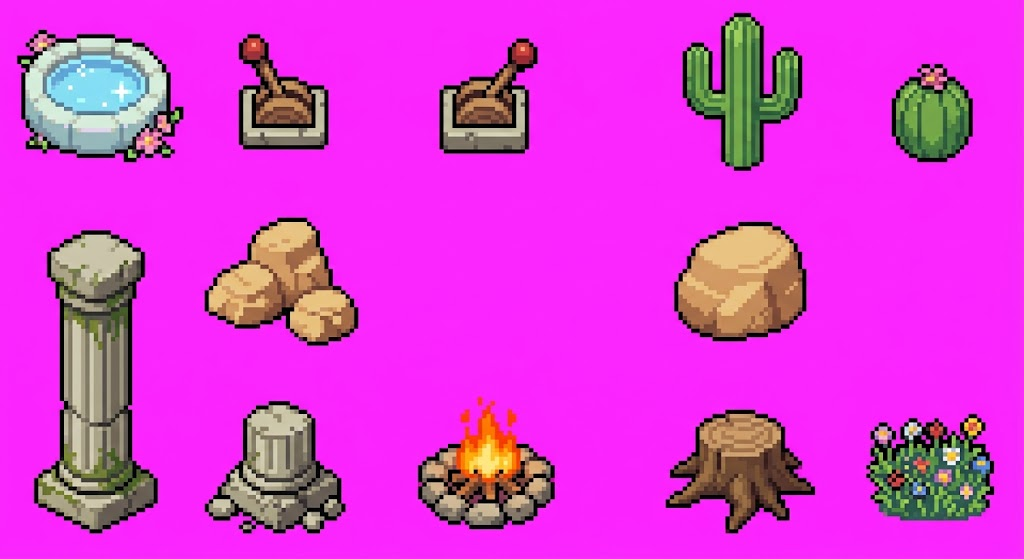
#> input picture art-src/ow_props_raw.jpg, 1024 x 559 px
$ python build.py
#> lines starting #> are read from the running program, lines starting #| are printed output that depends on the picture; after the words box and inside, x2 and y2 are one past the last pixel; in counts of white or black regions, pixels touching at a corner belong together
"""Builds art-src/ow_props.png (overworld props: healing spring, lever x2,
cacti, desert rocks, ruin pillars, campfire, tree stump, wildflowers) from
art-src/ow_props_raw.jpg (Gemini sheet on magenta).

Magenta and its JPEG fringe keyed out (the art's own dark outline stays), every pixel
snapped to a 64-colour palette (small accents like the red lever knob and the flowers need their own entries), each piece downscaled by 4 (the tall
pillar by 5) with a palette mode filter so 1 art pixel = 1 game pixel.
Prints the SRC crop table (x, y, w, h) used by math-quest.html.
Run: python3 art-src/ow_props/build.py   (needs pillow + numpy)
"""
import os, json
import numpy as np
from PIL import Image
HERE = os.path.dirname(os.path.abspath(__file__))
A = np.array(Image.open(os.path.join(HERE, '..', 'ow_props_raw.jpg')).convert('RGB')).astype(float)
r, g, b = A[..., 0], A[..., 1], A[..., 2]
BG = (r > 150) & (b > 150) & (g < 120) & (np.abs(r - b) < 90)
#> BG: shape (559, 1024) bool; 75.2% white; 15 black regions, largest, box (x1, y1, x2, y2) and area: (34, 230, 158, 534) 24053, (17, 30, 184, 162) 17073, (674, 222, 807, 342) 12670
SP = ~BG & (r > g + 40) & (b > g + 40)          # magenta fringe (JPEG bleed)
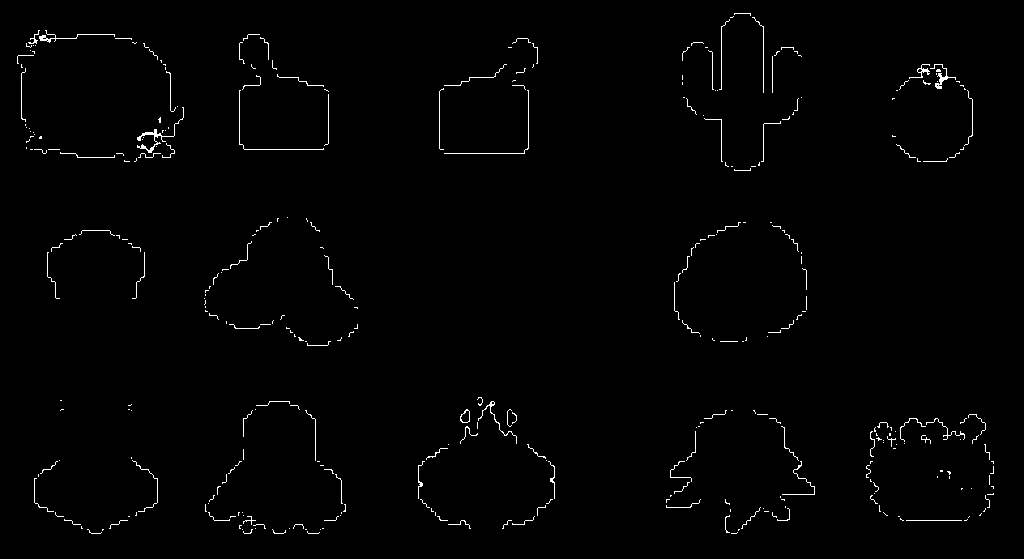
#> SP: shape (559, 1024) bool; 1% white in thin lines or dots, all inside (x1, y1, x2, y2) = (17, 13, 994, 534)
px = A[~BG & ~SP]
rng = np.random.default_rng(0)
px = px[rng.choice(len(px), 60000, replace=False)]
K = 64
C = px[rng.choice(len(px), K, replace=False)]
#> C = 64 rows, first 8: [138, 125, 106], [213, 167, 90], [101, 64, 45], [39, 41, 28], [210, 154, 95], [171, 111, 87], [171, 164, 136], [169, 163, 129]
for _ in range(40):
    lab = ((px[:, None] - C[None]) ** 2).sum(-1).argmin(1)
    for k in range(K):
        if (lab == k).any(): C[k] = px[lab == k].mean(0)
#> after the loop, C = 64 rows, first 8: [146, 132.6, 109.4], [249.2, 178.5, 37.95], [99.55, 62.59, 47.07], [30.55, 22.95, 15.27], [207.3, 154.4, 101.7], [145.8, 105.2, 85.9], [176.1, 168.7, 147.1], [154.3, 200.4, 111.3]
C = C[np.argsort(C.sum(1))]
#> C = 64 rows, first 8: [2.53, 2.1, 1.37], [12.73, 1.31, 5.22], [20.31, 0.311, 18.99], [33.04, 0.721, 31.39], [30.55, 22.95, 15.27], [58.04, 28.17, 23.53], [44.28, 45.97, 37.48], [79.7, 47.77, 40.84]
IDX = ((A[:, :, None] - C[None, None]) ** 2).sum(-1).argmin(-1)
#> IDX: shape (559, 1024) int64; 64 distinct labels, from 0 to 63
IDX[SP] = -1   # fringe is background: as outline it filled the gaps between thin stems with black
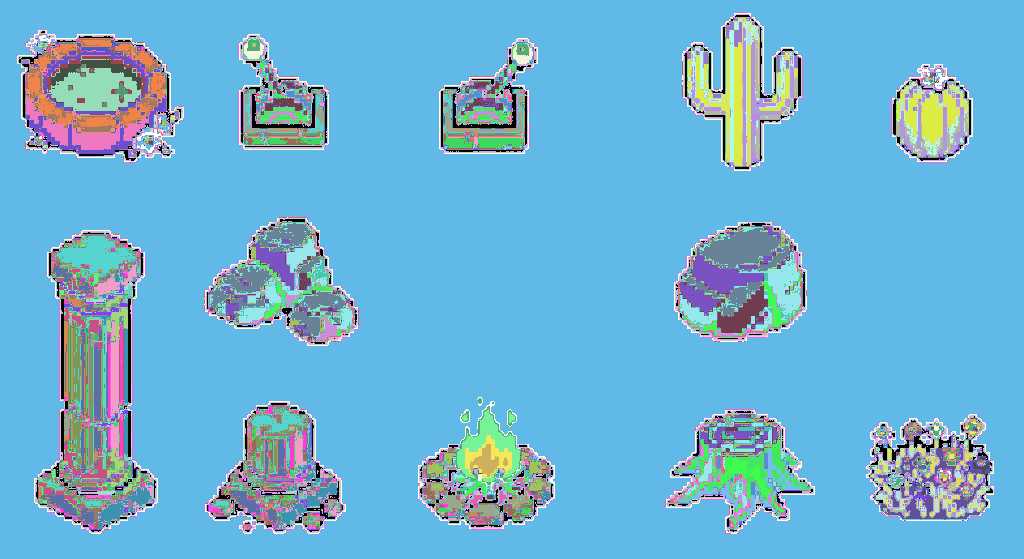
#> IDX: shape (559, 1024) int64; 65 distinct labels, from -1 to 63; one colour per label, 0 black, -1 white
IDX[BG] = -1
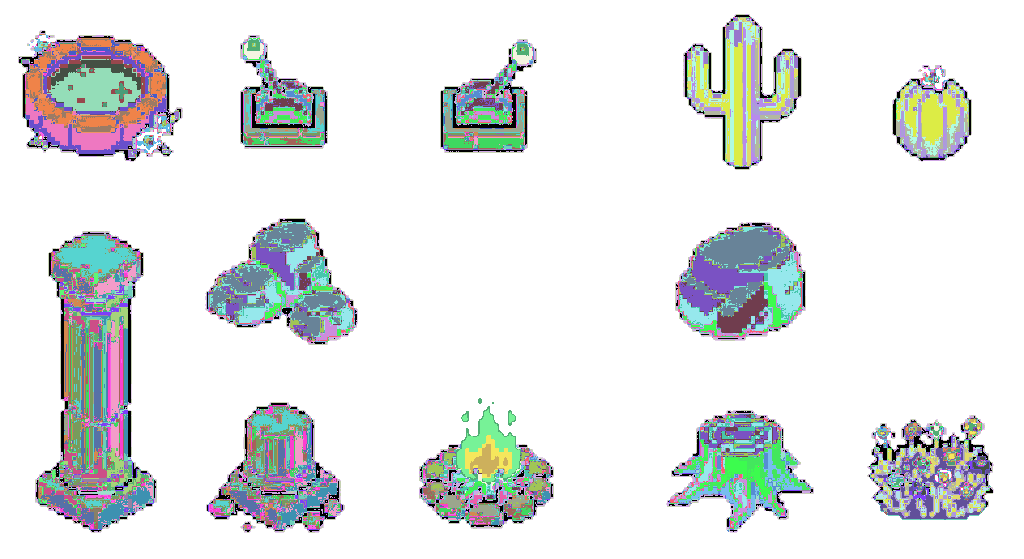
#> IDX: shape (559, 1024) int64; 65 distinct labels, from -1 to 63; one colour per label, 0 black, -1 white
PIECES = [  # name, crop box in the raw sheet, downscale factor
    ('spring', (17, 30, 167, 132), 4), ('leverUp', (239, 34, 90, 116), 4), ('leverDown', (439, 38, 99, 116), 4),
    ('cactus', (682, 13, 120, 158), 4), ('barrel', (892, 64, 81, 98), 4), ('pillar', (34, 230, 124, 304), 5),
    ('rocks', (204, 217, 154, 129), 4), ('sandstone', (674, 222, 133, 120), 4), ('pillarStump', (205, 401, 141, 133), 4),
    ('campfire', (418, 401, 137, 128), 4), ('stump', (666, 410, 149, 124), 8), ('flowers', (866, 414, 128, 107), 7.5),  # small next to a 32px tree
]
LUM = 0.3 * C[:, 0] + 0.59 * C[:, 1] + 0.11 * C[:, 2]
#> LUM = 64 values, max 244.3 at index 63, min 2.15 at index 0, mean 128.3
DARK = set(int(k) for k in np.where(LUM < 45)[0])
#> DARK = 7 items
def ds_soft(x, y, w, h, f):
    # for delicate pieces (the wildflowers): colour wins a block when it has
    # a fair share, gaps between stems stay open, outline only when solid
    raw = IDX[y:y + h, x:x + w]
    W, H = int(round(w / f)), int(round(h / f))
    o = np.full((H, W), -1, int)
    for yy in range(H):
        for xx in range(W):
            blk = raw[int(yy * f):int((yy + 1) * f), int(xx * f):int((xx + 1) * f)].ravel()
            n = len(blk); bgc = (blk < 0).sum()
            col = [v for v in blk if v >= 0 and v not in DARK]
            if len(col) >= 0.35 * n: o[yy, xx] = np.bincount(col, minlength=K).argmax()
            elif bgc >= 0.3 * n: continue
            elif bgc + len(col) < 0.5 * n: o[yy, xx] = 0
            elif col: o[yy, xx] = np.bincount(col, minlength=K).argmax()
    ys, xs = np.where(o >= 0)
    return o[ys.min():ys.max() + 1, xs.min():xs.max() + 1]
def ds(x, y, w, h, f):
    c = IDX[y:y + h, x:x + w]
    W, H = int(round(w / f)), int(round(h / f))
    o = np.full((H, W), -1, int)
    for yy in range(H):
        for xx in range(W):
            blk = c[int(yy * f):int((yy + 1) * f), int(xx * f):int((xx + 1) * f)].ravel()
            if (blk >= 0).mean() < 0.5: continue
            v = blk[blk >= 0]
            cnt = np.bincount(v, minlength=K)
            o[yy, xx] = 0 if cnt[0] >= 0.3 * len(v) else cnt.argmax()
    ys, xs = np.where(o >= 0)
    return o[ys.min():ys.max() + 1, xs.min():xs.max() + 1]
outs = [(n, (ds_soft if n == 'flowers' else ds)(*box, f)) for n, box, f in PIECES]
#> in ds, `ys, xs = np.where(o >= 0)`: ys = 1032 values from 0 to 32; xs = 1032 values, max 41 at index 669, min 0 at index 155, mean 19.31
#> in ds (call 7), `c = IDX[y:y + h, x:x + w]`: c: shape (129, 154) int64; 38 distinct labels, from -1 to 59
#> in ds (call 8), `c = IDX[y:y + h, x:x + w]`: c: shape (120, 133) int64; 34 distinct labels, from -1 to 57
#> after the loop in ds (call 10), `for yy in range(H):`:
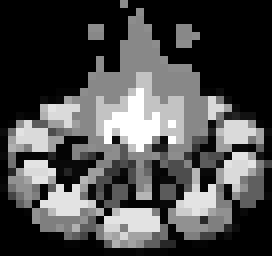
#> o: shape (32, 34) int64 (shown 8 times larger); min -1, max 55, mean 15.8; drawn with min black and max white
#> in ds (call 10), `ys, xs = np.where(o >= 0)`: ys = 664 values from 0 to 31; xs = 664 values, max 33 at index 241, min 0 at index 208, mean 16.74
#> in ds (call 11), `c = IDX[y:y + h, x:x + w]`:
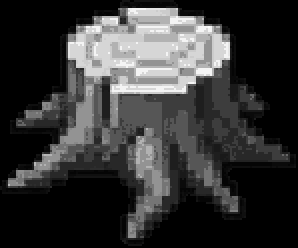
#> c: shape (124, 149) int64 (shown 2 times larger); min -1, max 49, mean 9.4; drawn with min black and max white
#> in ds (call 11), `ys, xs = np.where(o >= 0)`: ys = 161 values from 0 to 15; xs = 161 values, max 17 at index 117, min 0 at index 135, mean 9.02
#> in ds_soft, `raw = IDX[y:y + h, x:x + w]`:
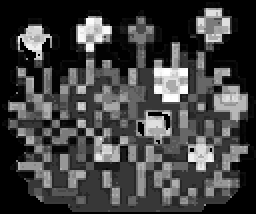
#> raw: shape (107, 128) int64 (shown 2 times larger); min -1, max 63, mean 15.4; drawn with min black and max white
#> in ds_soft, `ys, xs = np.where(o >= 0)`: ys = 172 values from 0 to 13; xs = 172 values, max 16 at index 69, min 1 at index 8, mean 8.38
#> outs = 12 items
def strip_thin_outline(o, passes=3):
    # the wildflowers' 1px stems come out as clumps of pure outline at this
    # scale: drop outline pixels that poke into empty space (2+ transparent
    # 4-neighbours), keeping the solid silhouette edge and the colours
    o = o.copy()
    for _ in range(passes):
        kill = []
        for (y, x), v in np.ndenumerate(o):
            if v not in DARK and v != 0: continue
            empty = sum(1 for dy, dx in ((1, 0), (-1, 0), (0, 1), (0, -1))
                        if not (0 <= y + dy < o.shape[0] and 0 <= x + dx < o.shape[1]) or o[y + dy, x + dx] < 0)
            if empty >= 2: kill.append((y, x))
        for y, x in kill: o[y, x] = -1
    return o
outs = [(n, strip_thin_outline(o) if n == 'flowers' else o) for n, o in outs]
Wt = sum(o.shape[1] + 2 for _, o in outs); Ht = max(o.shape[0] for _, o in outs)
#> after `Wt = sum((o.shape[1] + 2 for _, o in outs))`: Wt = 362
#> after `Ht = max((o.shape[0] for _, o in outs))`: Ht = 61
atlas = np.zeros((Ht, Wt, 4), np.uint8)
src, x = {}, 0
for n, o in outs:
    h, w = o.shape
    m = o >= 0
    tile = np.zeros((h, w, 4), np.uint8); tile[m, :3] = C[o[m]].astype(np.uint8); tile[m, 3] = 255
    atlas[Ht - h:Ht, x:x + w] = tile          # bottom-aligned (feet on the last row)
    src[n] = [x, Ht - h, w, h]
    x += w + 2
#> this loop made 12 passes
#> (n, h, w, x) on passes 1 to 12: ('spring', 33, 42, 44), ('leverUp', 29, 22, 68), ('leverDown', 29, 25, 95), ('cactus', 40, 30, 127), ('barrel', 24, 20, 149), ('pillar', 61, 25, 176), ('rocks', 32, 38, 216), ('sandstone', 30, 33, 251), ('pillarStump', 33, 35, 288), ('campfire', 32, 34, 324), ('stump', 16, 18, 344), ('flowers', 14, 16, 362)
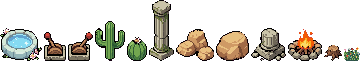
#> atlas: shape (61, 362, 4); mean of channels 0, 1, 2, 3 40.5, 37.7, 29, 82.4; transparent parts drawn white
#> after the loop, src = 12 items; x = 362
Image.fromarray(atlas).save(os.path.join(HERE, '..', 'ow_props.png'), optimize=True)
print(json.dumps(src))
#> (printed output is left out)
